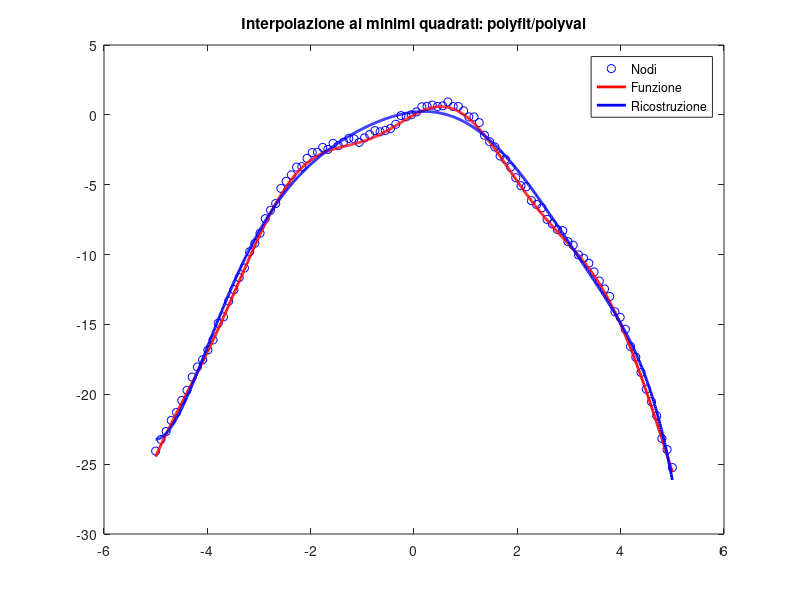
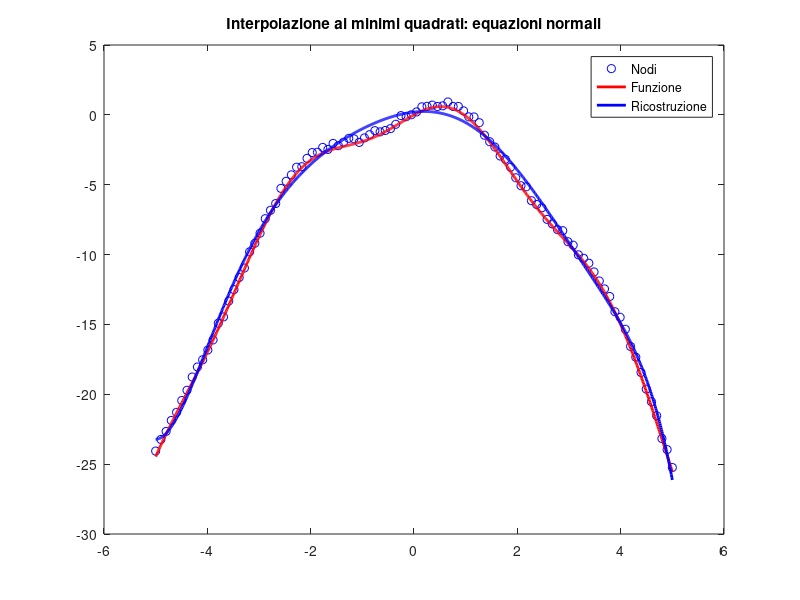
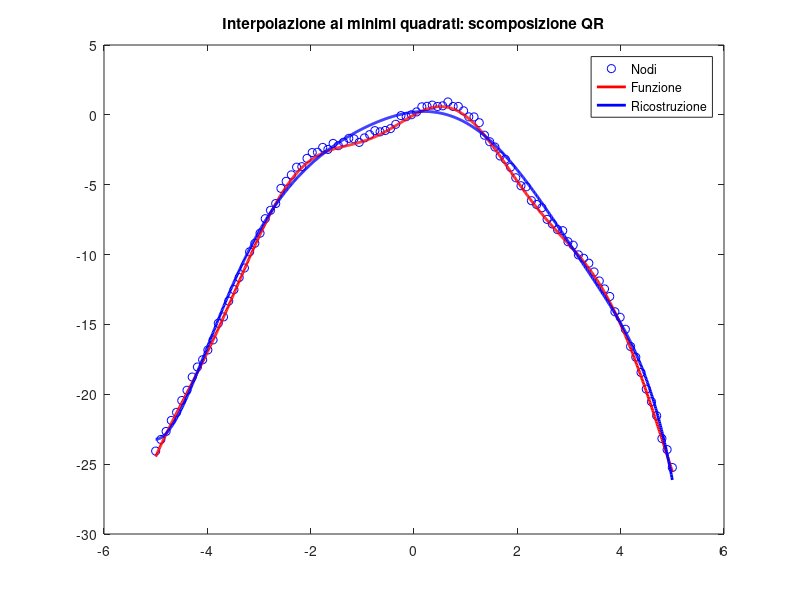

MATLAB code for these plots, in order:
f = @(x) sin(2.*x)-x.^2;   % Funzione da approssimare
n = 100;
d = 8;

t = linspace(-5,5,1000);
x = linspace(-5,5,n); % Nodi di approssimazione
y = f(x);   % Valori funzionali sui nodi
y = y + 0.5*rand(size(y)); % aggiunta di rumore

true_fun = f(t);


%% Primo metodo: polyfit/polyval
fprintf('\n \t Metodo polyfit/polyval \n')

coeffs_poly = polyfit(x,y,d); % Calcolo i coefficienti attraverso la funzione polyfit
rec_poly = polyval(coeffs_poly,t); % Valuto il pol in 1000 punti su [-5,5]

figure(1)
plot(x,y,'ob')
hold on
plot(t,true_fun,'-r','LineWidth',2)
plot(t,rec_poly,'-b','LineWidth',2)
legend('Nodi','Funzione','Ricostruzione')
title('Interpolazione ai minimi quadrati: polyfit/polyval')

%% Secondo metodo: equazioni normali
fprintf('\n \t Metodo equazioni normali \n')

%V = vander(x);
%A = V(:,end-d:end);
%coeffs_normal = (A'*A)\(A'*y'); % Calcolo i coeff con le eq normali

%rec_normal = polyval(coeffs_normal(1:end),t); %uso in ordine i
%coefficienti tanto non ho invertito la matrice

V = fliplr(vander(x));
A = V(:,1:d+1);
coeffs_normal = (A'*A)\(A'*y'); % Calcolo i coeff con le eq normali

rec_normal = polyval(coeffs_normal(end:-1:1),t); % Valuto il pol sui 1000 pti in [-5,5]
% Inverto i coefficienti per come vuole il vettore dei coefficienti la
% funzione polyval, infatti avendo usato la matrice V con le colonne ordinate
% da sx a dx dal grado 0 al grado d allora avrò che il vettore coeff avrà i
% coefficienti relativi al grado 0 in alto e quelli relativi al grado d in
% basso, il contrario di quello che vuole polyval in entrata

fprintf('\n \t Condizionamento della matrice A^t A: %1.2e \n', cond(A'*A))

figure(2)
plot(x,y,'ob')
hold on
plot(t,true_fun,'-r','LineWidth',2)
plot(t,rec_normal,'-b','LineWidth',2)
legend('Nodi','Funzione','Ricostruzione')
title('Interpolazione ai minimi quadrati: equazioni normali')

%% Terzo metodo: scomposizione QR di A
fprintf('\n \t Metodo QR su A \n')
% Matrice di Vandermonde
V = fliplr(vander(x));
A = V(:,1:d+1);
% Decomposizione QR
[Q,R] = qr(A);

% Restringo le matrici
Q1 = Q(:,1:d+1);
R1 = R(1:d+1,1:d+1);

b = Q1'*y';
coeffs_qr = R1\b; % Calcolo i coefficienti con QR

rec_qr = polyval(coeffs_qr(end:-1:1),t); % Si veda sopra

fprintf('\n \t Condizionamento della matrice R: %1.2e \n', cond(R1))

figure(3)
plot(x,y,'ob')
hold on
plot(t,true_fun,'-r','LineWidth',2)
plot(t,rec_qr,'-b','LineWidth',2)
legend('Nodi','Funzione','Ricostruzione')
title('Interpolazione ai minimi quadrati: scomposizione QR')
